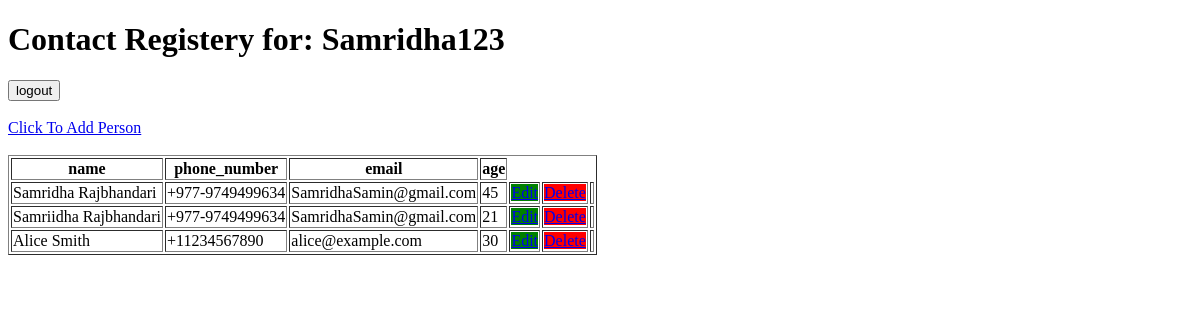
The app's page /blog/people/ (signed in), older data.
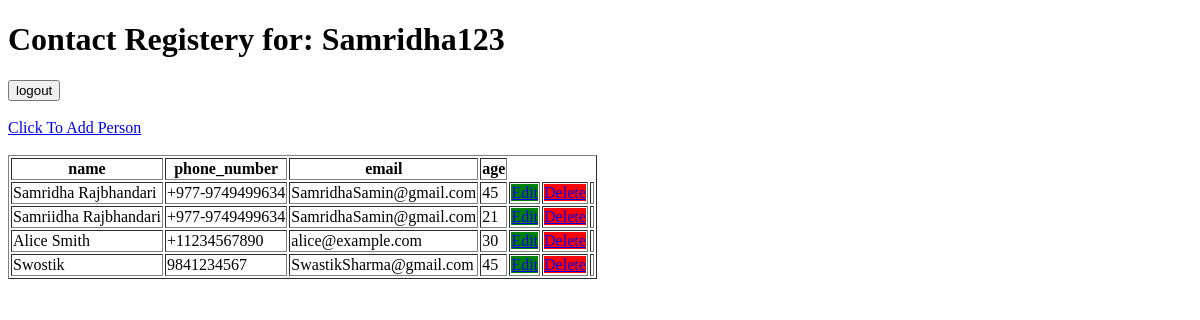
The same page, newer data.
### blog/models.py (models this page shows, shortened)
class Person(models.Model):
    user = models.ForeignKey(User,on_delete=models.CASCADE)
    name= models.CharField(max_length=100)
    age=models.IntegerField()
    email=models.EmailField(max_length=100)
    phone_number=models.CharField(max_length=15)

### blog/views.py (the view)
# urls.py: path('people/',views.people_list,name='people_list'),
@login_required
def people_list(request):
    peoples= Person.objects.filter(user=request.user)
    return render(request,'blog/people.html',{'peoples':peoples})

### blog/templates/blog/people.html (shortened to what this page needs)
<!DOCTYPE html>
<html lang="en">
<head>
</head>
<body>
    <table border=1px>
        <tr><th>name</th>
        <th>phone_number</th>
        <th>email</th>
        <th>age</th></tr>
        <h1>Contact Registery for: {{request.user}}</h1>
        {% for person in peoples %}
            <tr>
                <td>{{person.name}}</td>
                <td>{{person.phone_number}}</td>
                <td>{{person.email}}</td>
                <td>{{person.age}}</td>
                <td><a href="{% url 'edit_person' person.id %}" style="background-color: green;">Edit</a></td>
                <td><a href="{% url 'delete_person' person.id %}" onclick="return confirm('Are you sure you want to delete?')" style="background-color: red;">Delete</a></td>
                <td></td>
            </tr>
            {% endfor %}
            <form action="{% url 'logout' %}" method="post">
                <button type="submit">logout</button>
            </form>
<br><br>
            <a href="{% url 'add_person' %}">Click To Add Person</a>
            <br><br>
    </table>
</body>
</html>

Row changes from the older to the newer data that the page shows:
added Person: name "Swostik", phone_number "9841234567", email "SwastikSharma@gmail.com", age "45"
